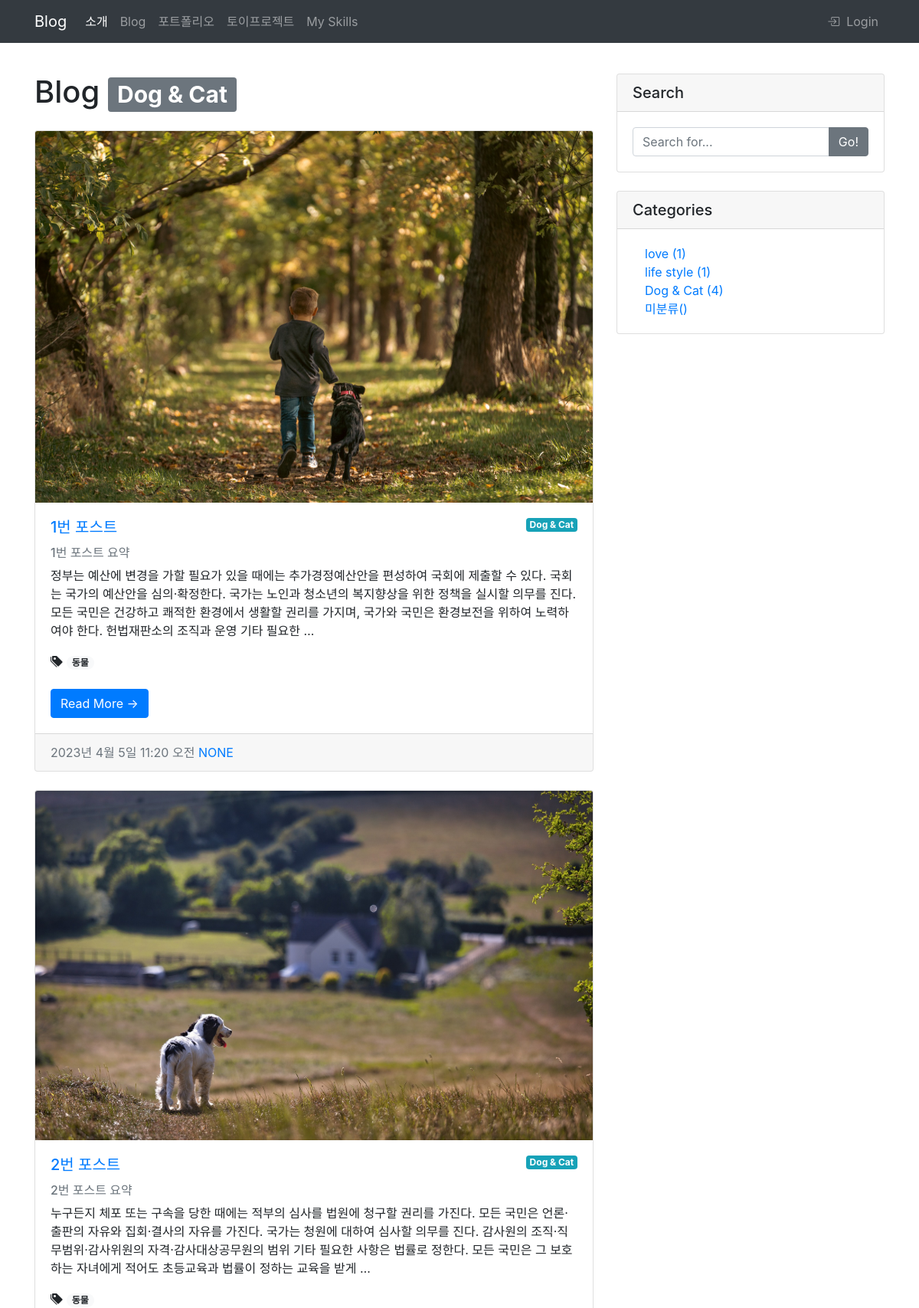
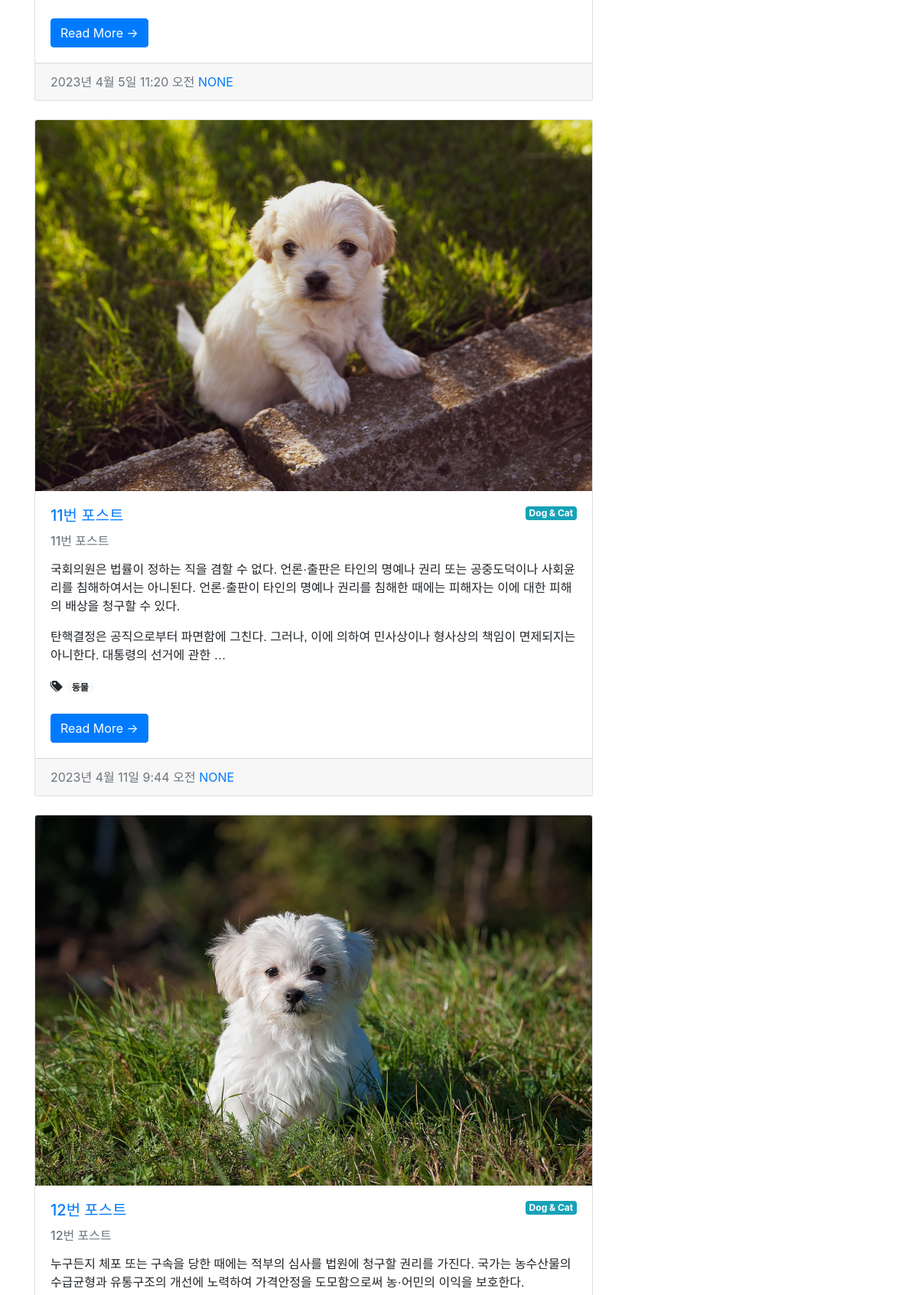
The page /blog/category/dog-cat/ (upper part) on the database its author committed (2 pictures, top to bottom).
### blog/models.py (models this page shows, shortened)
class Category(models.Model):
    name = models.CharField(max_length=50, unique=True)
    slug = models.SlugField(max_length=200, unique=True, allow_unicode=True)
    def __str__(self):
        return self.name
    def get_absolute_url(self):
        return f'/blog/category/{self.slug}/'

class Post(models.Model):
    title = models.CharField(max_length=30)
    hook_text = models.CharField(max_length=100, blank=True)
    content = models.TextField()
    head_image = models.ImageField(upload_to='blog/images/%Y/%m/%d', blank=True)
    file_upload = models.FileField(upload_to='blog/files/%Y/%m/%d', blank=True)
    created_at = models.DateTimeField(auto_now_add=True)
    updated_at = models.DateTimeField(auto_now=True)
    author = models.ForeignKey(User, null=True, on_delete=models.SET_NULL)
    category = models.ForeignKey(Category, null=True, blank=True, on_delete=models.SET_NULL)
    tags = models.ManyToManyField(Tag, blank=True)
    def __str__(self):
        return f'[{self.pk}]{self.title} :: {self.author}'
    def get_absolute_url(self):
        return f'/blog/{self.pk}/'

class Tag(models.Model):
    name = models.CharField(max_length=50)
    slug = models.SlugField(max_length=200, unique=True, allow_unicode=True)
    def __str__(self):
        return self.name
    def get_absolute_url(self):
        return f'/blog/tag/{self.slug}/'

### blog/views.py (the view)
# urls.py: path('category/<str:slug>/', views.category_page, name='category_filter'),
def category_page(request, slug):
    if slug == 'no_category':
        category = '미분류'
        post_list = Post.objects.filter(category=None)
    else:
        category = Category.objects.get(slug=slug)
        post_list = Post.objects.filter(category=category)
    context = {
        'post_list': post_list,
        'categories': Category.objects.all(),
        'no_category_post_cnt': Post.objects.filter(category=None).count(),
        'category': category
    }
    return render(request,'blog/post_list.html', context)

### blog/templates/blog/post_list.html (shortened to what this page needs)
{% extends 'base.html' %}
{% block main_area %}
<div class="row">
<div class="col-lg-8" id="main-area">
    <h1 class="my-4">
        Blog
        {% if category %}
        <span class="badge badge-secondary">{{ category }}</span>
        {% endif %}
    </h1>
    {% if post_list.exists %}
        {% for p in post_list %}
        <div class="card mb-4" id="post-{{ p.pk }}">
            {% if p.head_image %}
                <img class="card-img-top" src="{{ p.head_image.url }}" alt="{{ p }} head image" />
            {% else %}
                <img class="card-img-top" src="https://picsum.photos/seed/{{ p.id }}/1920/1280" alt="random image" />
            {% endif %}
            <div class="card-body">
                {% if p.category %}
                    <span class="badge badge-info float-right">{{ p.category }}</span>
                {% else %}
                    <span class="badge badge-secondary float-right">미분류</span>
                {% endif %}
                <h5 class="card-title"><a href="{{ p.get_absolute_url }}">{{ p.title }}</a></h5>
                {% if p.hook_text %}
                    <h6 class="text-muted">{{ p.hook_text }}</h6>
                {% endif %}
                <p class="card-text">{{ p.content| truncatewords_html:45 | safe }}</p>
                {% if p.tags.exists %}
                    <i class="bi bi-tags-fill"></i>
                    {% for tag in p.tags.iterator %}
                        <a href="{{ tag.get_absolute_url }}"><span class="badge badge-pill badge-light">{{ tag }}</span></a>
                    {% endfor %}
                    <br>
                    <br>
                {% endif %}
                <a class="btn btn-primary" href="{{ p.get_absolute_url }}">Read More →</a>
            </div>
            <div class="card-footer text-muted">
                {{ p.created_at }}
                <a href="#">{{ p.author | upper }}</a>
            </div>
        </div>
        {% endfor %}
    {% else %}
        <h2>아직 게시물이 없습니다.</h2>
    {% endif %}
</div>
{% include 'blog/side_widget.html' %}
</div>
{% endblock %}

### blog/templates/blog/side_widget.html (shortened to what this page needs)
<div class="col-lg-4">
  <div class="card my-4">
    <h5 class="card-header">Search</h5>
    <div class="card-body">
      <div class="input-group">
        <input class="form-control" type="text" placeholder="Search for..." id="search-input" />
        <span class="input-group-append">
          <button class="btn btn-secondary" type="button" onclick="searchPost();">Go!</button>
        </span>
      </div>
    </div>
  </div>
  <div class="card my-4">
    <h5 class="card-header">Categories</h5>
    <div class="card-body">
      <div class="row">
        <div class="col-lg-6">
          <ul class="list-unstyled mb-0 ml-3">
            {% for category in categories %}
            <li>
              <a href="{{ category.get_absolute_url }}">{{ category }} ({{ category.post_set.count }})</a>
            </li>
            {% endfor %}
            <li>
              <a href="/blog/category/no_category/">미분류({{ no_category_post_count }})</a>
            </li>
          </ul>
        </div>
      </div>
    </div>
  </div>
</div>

### rows shown on the page
Category: name "Dog & Cat", post_set.count "4"
Post: head_image (picture), category "Dog & Cat", title "1번 포스트", hook_text "1번 포스트 요약", content "정부는 예산에 변경을 가할 필요가 있을 때에는 추가경정예산안을 편성하여 국회에 제출할 수 있다. 국회는 국가의 예산안을 심의·확정한다. 국가는 노인과 청소년의 복지향상을 위한 정책을 실시할 의무를 진다. 모든 국민은 건강하고 쾌적한 환경에서 생활할 권리를 가지며, 국가와 국민은 환경보전을 위하여 노력하여야 한다. 헌법재판소의 조직과 운영 기타 필요한 …", created_at "2023년 4월 5일 11:20 오전", author "NONE"
Tag: name "동물"
Post: head_image (picture), category "Dog & Cat", title "2번 포스트", hook_text "2번 포스트 요약", content "누구든지 체포 또는 구속을 당한 때에는 적부의 심사를 법원에 청구할 권리를 가진다. 모든 국민은 언론·출판의 자유와 집회·결사의 자유를 가진다. 국가는 청원에 대하여 심사할 의무를 진다. 감사원의 조직·직무범위·감사위원의 자격·감사대상공무원의 범위 기타 필요한 사항은 법률로 정한다. 모든 국민은 그 보호하는 자녀에게 적어도 초등교육과 법률이 정하는 교육을 받게 …", created_at "2023년 4월 5일 11:20 오전", author "NONE"
Post: head_image (picture), category "Dog & Cat", title "11번 포스트", hook_text "11번 포스트", content "국회의원은 법률이 정하는 직을 겸할 수 없다. 언론·출판은 타인의 명예나 권리 또는 공중도덕이나 사회윤리를 침해하여서는 아니된다. 언론·출판이 타인의 명예나 권리를 침해한 때에는 피해자는 이에 대한 피해의 배상을 청구할 수 있다. 탄핵결정은 공직으로부터 파면함에 그친다. 그러나, 이에 의하여 민사상이나 형사상의 책임이 면제되지는 아니한다. 대통령의 선거에 관한 …", created_at "2023년 4월 11일 9:44 오전", author "NONE"
Post: head_image (picture), category "Dog & Cat", title "12번 포스트", hook_text "12번 포스트", content "누구든지 체포 또는 구속을 당한 때에는 적부의 심사를 법원에 청구할 권리를 가진다. 국가는 농수산물의 수급균형과 유통구조의 개선에 노력하여 가격안정을 도모함으로써 농·어민의 이익을 보호한다."
Category: name "love", post_set.count "1"
Category: name "life style", post_set.count "1"
